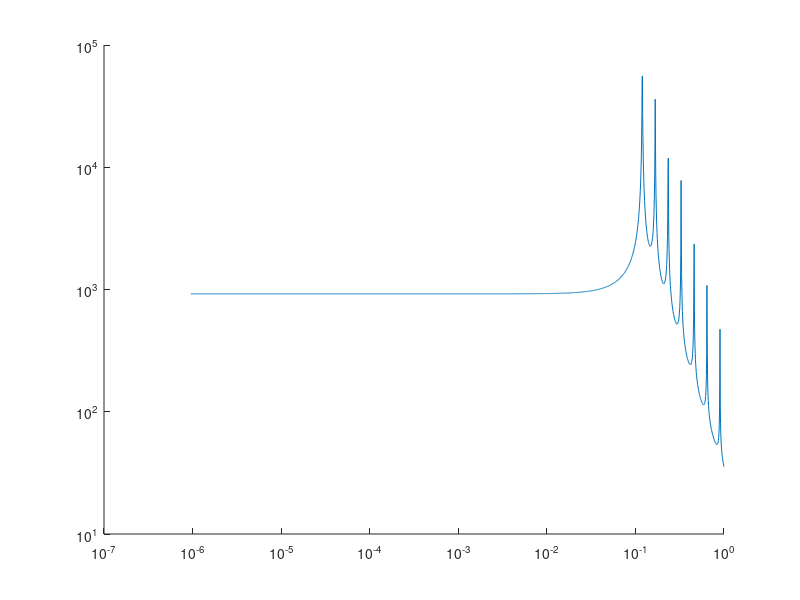

This figure's MATLAB source:
clear;

N = 20;
Lambda = 4;
X = power(sqrt(Lambda), 0:-0.01:-N );
Y = zeros(1,numel(X));
alpha = 0.7;

for it = 1:N
    omega_0 = 100*power(alpha*sqrt(Lambda), -it);
    for itX = 1:numel(X) 
        Y(itX) = Y(itX) + 1/(omega_0 * sqrt((omega_0^2 - X(itX)^2)^2 + omega_0^2 * 0.000001));
    end
end

figure;
hold on;
set(gca,'XScale','log','YScale','log');
plot(X,Y);
hold off;